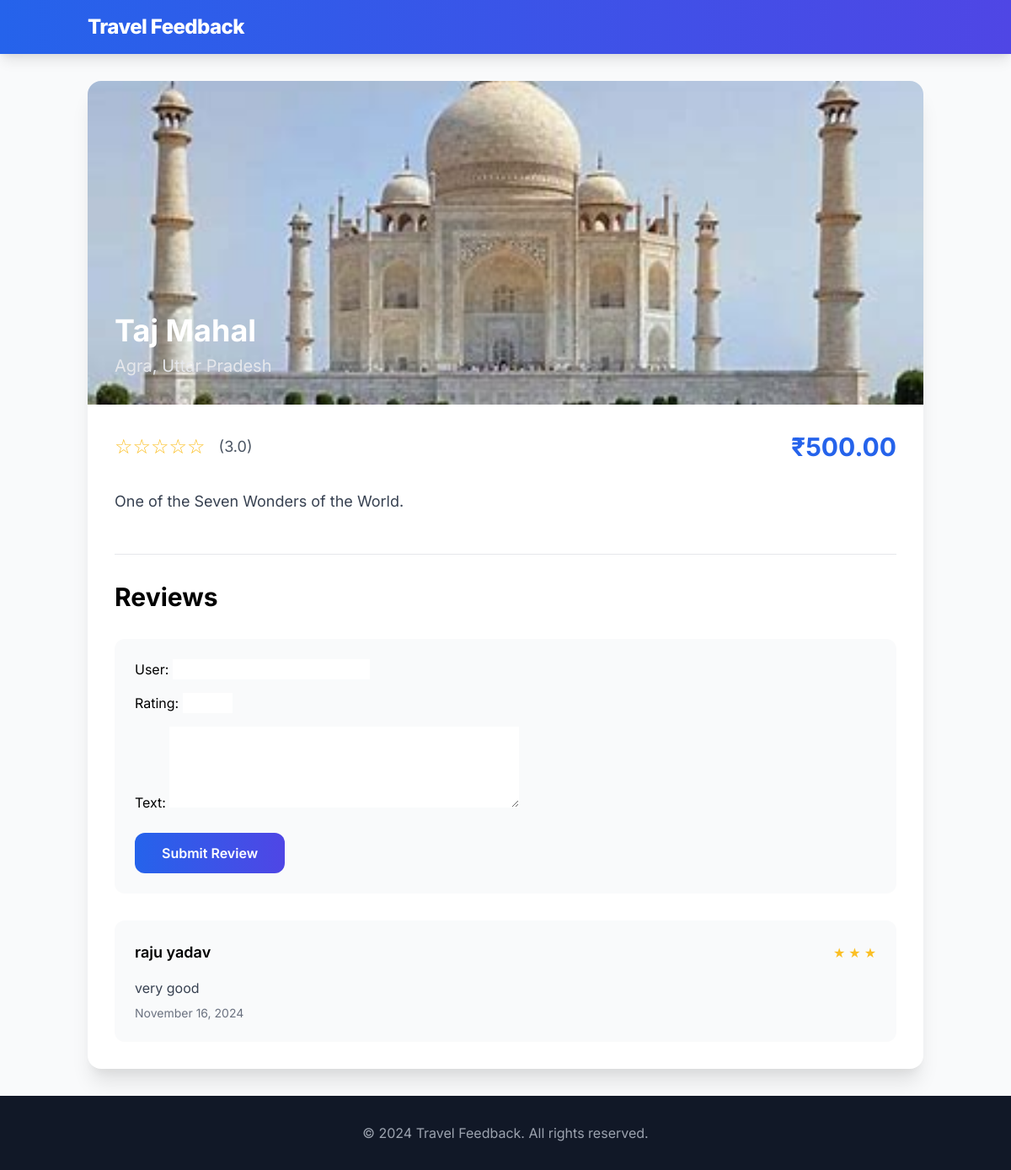
/place/2/, run on the app's committed database.
### places/models.py (models this page shows, shortened)
class Place(models.Model):
    name = models.CharField(max_length=100)
    city = models.CharField(max_length=50)
    state = models.CharField(max_length=50)
    description = models.TextField()
    price = models.DecimalField(
        max_digits=10,
        decimal_places=2,
        validators=[MinValueValidator(0)]
    )
    image = models.ImageField(upload_to='places/', null=True, blank=True)
    created_at = models.DateTimeField(auto_now_add=True)
    updated_at = models.DateTimeField(auto_now=True)
    def average_rating(self):
        avg = self.reviews.aggregate(models.Avg('rating'))['rating__avg']
        return round(avg, 1) if avg else 0

class Review(models.Model):
    place = models.ForeignKey(
        Place,
        on_delete=models.CASCADE,
        related_name='reviews',
        null=True,
        blank=True
    )
    hotel = models.ForeignKey(
        Hotel,
        on_delete=models.CASCADE,
        related_name='reviews',
        null=True,
        blank=True
    )
    user = models.CharField(max_length=50)
    rating = models.IntegerField(
        validators=[
            MinValueValidator(1),
            MaxValueValidator(5)
        ]
    )
    text = models.TextField()
    created_at = models.DateTimeField(auto_now_add=True)

### places/views.py (the view, shortened to what this page needs)
# urls.py: path('place/<int:pk>/', views.place_detail, name='place_detail'),
def place_detail(request, pk):
    place = get_object_or_404(Place, pk=pk)
    reviews = place.reviews.all().order_by('-created_at')
    form = ReviewForm()
    context = {
        'place': place,
        'reviews': reviews,
        'form': form,
    }
    return render(request, 'places/place_detail.html', context)

### places/forms.py
class ReviewForm(forms.ModelForm):
    class Meta:
        model = Review
        fields = ['user', 'rating', 'text']
        widgets = {
            'rating': forms.NumberInput(attrs={'min': 1, 'max': 5}),
            'text': forms.Textarea(attrs={'rows': 4}),
        }

### places/templatetags/custom_filters.py (called while the page is built)
@register.filter
def multiply(value, arg):
    return value * arg

### places/templates/places/place_detail.html (shortened to what this page needs)
{% extends 'places/base.html' %}
{% load custom_filters %}
{% block content %}
<div class="max-w-5xl mx-auto bg-white rounded-2xl shadow-xl overflow-hidden">
    {% if place.image %}
    <div class="relative h-96">
        <img src="{{ place.image.url }}" alt="{{ place.name }}"
             class="w-full h-full object-cover" />
        <div class="absolute inset-0 bg-gradient-to-t from-black/70 via-black/30 to-transparent"></div>
        <div class="absolute bottom-0 left-0 right-0 p-8">
            <h1 class="text-4xl font-bold text-white mb-2">{{ place.name }}</h1>
            <p class="text-xl text-gray-200">{{ place.city }}, {{ place.state }}</p>
        </div>
    </div>
    {% endif %}
    <div class="p-8">
        <div class="flex items-center justify-between mb-8">
            <div class="flex items-center space-x-4">
                <div class="flex items-center">
                    {% for i in "12345" %}
                    <span class="text-yellow-400 text-2xl">{% if forloop.counter <= place.average_rating|floatformat:"0" %}★{% else %}☆{% endif %}</span>
                    {% endfor %}
                </div>
                <span class="text-lg text-gray-600">({{ place.average_rating }})</span>
            </div>
            <p class="text-3xl font-bold text-blue-600">₹{{ place.price }}</p>
        </div>
        <div class="prose max-w-none mb-12">
            <p class="text-gray-700 text-lg leading-relaxed">{{ place.description }}</p>
        </div>
        <div class="border-t border-gray-200 pt-8">
            <h2 class="text-3xl font-bold mb-8">Reviews</h2>
            <form method="POST" class="bg-gray-50 p-6 rounded-xl mb-8">
                <div class="space-y-4">
                    {{ form.as_p|safe }}
                </div>
                <button type="submit"
                    class="mt-6 w-full md:w-auto px-8 py-3 bg-gradient-to-r from-blue-600 to-indigo-600 text-white rounded-xl font-semibold hover:shadow-lg transform transition-all duration-300 hover:-translate-y-1">
                    Submit Review
                </button>
            </form>
            <div class="space-y-6">
                {% for review in reviews %}
                <div class="bg-gray-50 rounded-xl p-6">
                    <div class="flex items-center justify-between mb-4">
                        <span class="font-semibold text-lg">{{ review.user }}</span>
                        <div class="flex items-center space-x-1">
                            {% for _ in "★"|multiply:review.rating %}
                            <span class="text-yellow-400">★</span>
                            {% endfor %}
                        </div>
                    </div>
                    <p class="text-gray-700 mb-2">{{ review.text }}</p>
                    <p class="text-sm text-gray-500">{{ review.created_at|date:"F j, Y" }}</p>
                </div>
                {% empty %}
                <p class="text-center text-gray-600 py-8">No reviews yet. Be the first to review!</p>
                {% endfor %}
            </div>
        </div>
    </div>
</div>
{% endblock %}

### places/templates/places/base.html (style rules this page uses)
body { font-family: 'Inter', sans-serif; }

### data on the page
Place: image (picture), name "Taj Mahal", city "Agra", state "Uttar Pradesh", average_rating "3.0", price "500.00", description "One of the Seven Wonders of the World."
Review: user "raju yadav", rating 3 (drawn), text "very good", created_at "November 16, 2024"
